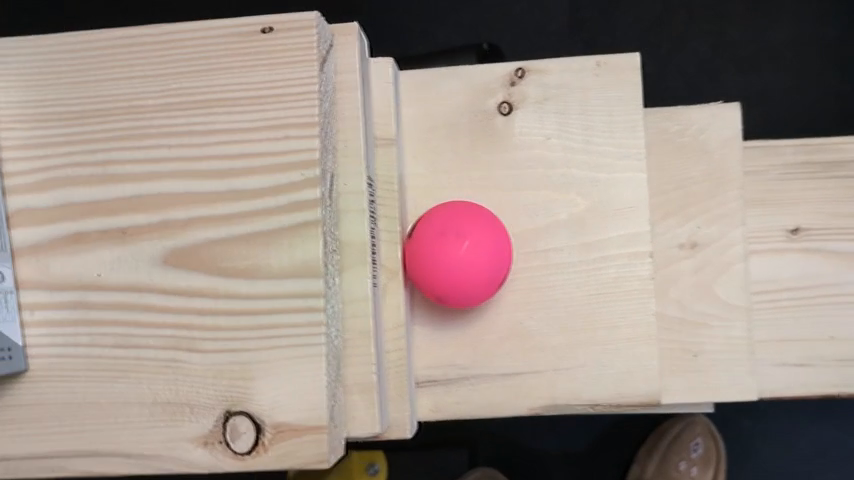
#> input picture frame 50 of Vision/performance test - 480.mp4, 854 x 480 px, given in place of test_footage - 3.mp4, which was not available
$ python vision_debug_report_data.py
#> lines starting #> are read from the running program, lines starting #| are printed output that depends on the picture; after the words box and inside, x2 and y2 are one past the last pixel; in counts of white or black regions, pixels touching at a corner belong together; long printed decimals are rounded; pictures that were not available may be replaced by others from this repository, and a replacement may not be noted
### vision_utilities.py
import cv2
import math


def nothing(x):
    pass


def contour_center(contour) -> tuple[int, int]:

    moments: dict[str, float] = cv2.moments(contour)

    if moments["m00"] == 0:
        return 0, 0

    return int(moments["m10"] / moments["m00"]), int(moments["m01"] / moments["m00"])

def point_distance(a: tuple[float, float, float], b: tuple[float, float, float]):
    return math.sqrt( (a[0] - b[0])**2 + (a[1] - b[1])**2 + (a[2] - b[2])**2 )

### vision_debug_report_data.py
from camera_constants import *
import cv2
import math
import numpy
import sys
import time
import vision_utilities

SAVE_VIDEO: bool = True


# changes
# Initialize Cameras
video = cv2.VideoCapture('Vision/test_footage - 3.mp4')
if not video.isOpened:
    print("could not open file")
    sys.exit()
video.set(cv2.CAP_PROP_POS_FRAMES, 50)

if (SAVE_VIDEO):
    fourcc = cv2.VideoWriter_fourcc(*'XVID')
    video_output = cv2.VideoWriter('output.avi', fourcc, 30, (DEBUG_STERO_HORIZONTAL_RESOLUTION, DEBUG_VERTICAL_RESOLUTION * 2))
    if not video_output.isOpened():
        print("VideoWriter failed to open")
        sys.exit()

# Initialize Sliders
cv2.namedWindow("Window")
cv2.createTrackbar("minimum hue", "Window", lower_bound[0], 179, vision_utilities.nothing)
cv2.createTrackbar("maximum hue", "Window", upper_bound[0], 179, vision_utilities.nothing)
cv2.createTrackbar("minimum saturation", "Window", lower_bound[1], 255, vision_utilities.nothing)
cv2.createTrackbar("maximum saturation", "Window", upper_bound[1], 255, vision_utilities.nothing)
cv2.createTrackbar("minimum value", "Window", lower_bound[2], 255, vision_utilities.nothing)
cv2.createTrackbar("maximum value", "Window", upper_bound[2], 255, vision_utilities.nothing)

last_ball_position: tuple[float, float, float] = (0, 0, 0)
frames_since_big_move: int = 100000


# (X, Y, Z)
# When looking down the rink from behind the net
# - X is left and right
#    - X0 is centered on the net
# - Y is is up and down (distance from the ground plane)
#    - Y0 is on the ice
# - Z is forwards and backwards (down the ice)
#    - Z0 is on the outer goal line
def get_ball_position() -> tuple[int, int, int, bool] | None:

    global last_ball_position
    global frames_since_big_move

    left_camera_coords: tuple[int, int] | None
    right_camera_coords: tuple[int, int] | None
    (left_camera_coords, right_camera_coords) = get_ball_camera_coords()

    if left_camera_coords == None or right_camera_coords == None:
        return None

    print((left_camera_coords, right_camera_coords))

    ball_position = trigonometry(left_camera_coords, right_camera_coords)

    if vision_utilities.point_distance(ball_position, last_ball_position) > LARGE_MOVE_THRESHOLD:
        frames_since_big_move = 0
    else:
        frames_since_big_move += 1

    position_consistent: bool = frames_since_big_move >= POSITION_CONSISTENCY_THRESHOLD

    print(ball_position)
    return (ball_position[0], ball_position[1], ball_position[2], position_consistent)


def get_ball_camera_coords() -> tuple[tuple[int, int] | None, tuple[int, int] | None]:

    global lower_bound
    global upper_bound

    lower_bound[0] = cv2.getTrackbarPos("minimum hue", "Window")
    upper_bound[0] = cv2.getTrackbarPos("maximum hue", "Window")
    lower_bound[1] = cv2.getTrackbarPos("minimum saturation", "Window")
    upper_bound[1] = cv2.getTrackbarPos("maximum saturation", "Window")
    lower_bound[2] = cv2.getTrackbarPos("minimum value", "Window")
    upper_bound[2] = cv2.getTrackbarPos("maximum value", "Window")

    success, frame = video.read()
#> frame is the input picture: shape (480, 854, 3); mean B, G, R 136.8, 145.1, 159.3
    if not success:
        print("could not read frame")
        #video.set(cv2.CAP_PROP_POS_FRAMES, 0)
        video.release()
        video_output.release()
        cv2.destroyAllWindows()
        return (None, None)

    frame = cv2.resize(frame, (DEBUG_STERO_HORIZONTAL_RESOLUTION, DEBUG_VERTICAL_RESOLUTION))
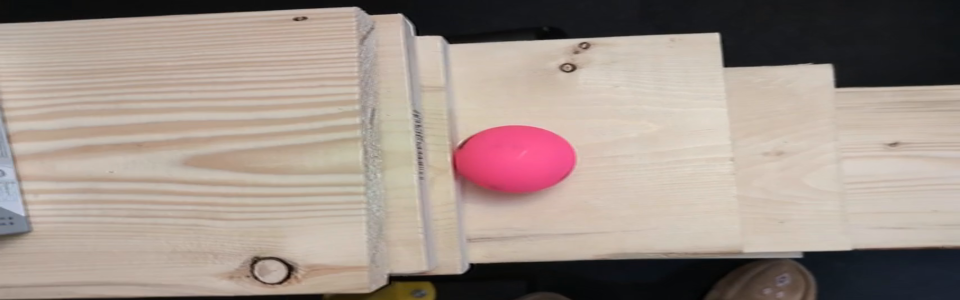
#> frame: shape (600, 1920, 3) (shown at 1/2 size); mean B, G, R 136.7, 145, 159.3

    hsv = cv2.cvtColor(frame, cv2.COLOR_RGB2HSV)
#> hsv: shape (600, 1920, 3); mean H, S, V 90.6, 42.8, 160.3
    mask = cv2.inRange(hsv, lower_bound, upper_bound)
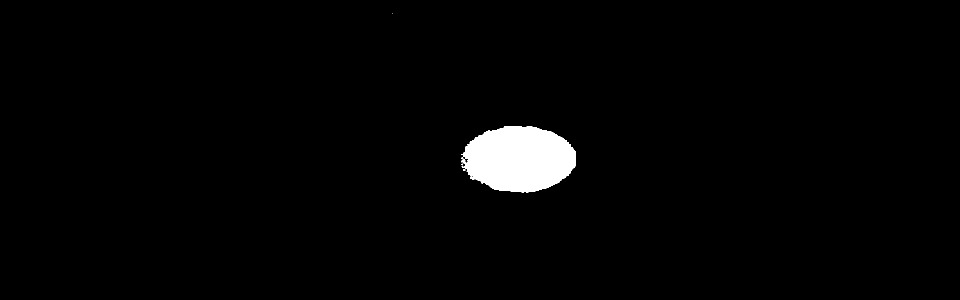
#> mask: shape (600, 1920) (shown at 1/2 size); 2% white; 6 white regions (5 under 20 px)

    left_contours, _ = cv2.findContours(mask[:, :DEBUG_HORIZONTAL_RESOLUTION], cv2.RETR_EXTERNAL, cv2.CHAIN_APPROX_SIMPLE)
#> left_contours = 5 contours, 4 with area under 20; largest, box (x1, y1, x2, y2) and area: (922, 270, 960, 362) 2140
    right_contours, _ = cv2.findContours(mask[:, DEBUG_HORIZONTAL_RESOLUTION:DEBUG_STERO_HORIZONTAL_RESOLUTION], cv2.RETR_EXTERNAL, cv2.CHAIN_APPROX_SIMPLE)
#> right_contours = 2 contours, 1 with area under 20; largest, box (x1, y1, x2, y2) and area: (0, 253, 191, 385) 20738

    if len(left_contours) == 0 or len(right_contours) == 0:
        print("no ball found")
        return (None, None)

    largest_left_contour = max(left_contours, key = cv2.contourArea)
#> largest_left_contour = contour of 122 points, box (x1, y1, x2, y2) (922, 270, 960, 362), area 2140
    left_center = vision_utilities.contour_center(largest_left_contour)
#> in contour_center, `moments: dict[str, float] = cv2.moments(contour)`: moments = moments, m00 2140, centre m10/m00, m01/m00 = (945.4, 317.3)
#> left_center = (945, 317)
    largest_right_contour = max(right_contours, key = cv2.contourArea)
#> largest_right_contour = contour of 218 points, box (x1, y1, x2, y2) (0, 253, 191, 385), area 20738
    right_center = vision_utilities.contour_center(largest_right_contour)
#> right_center = (88, 317)

    if cv2.contourArea(largest_left_contour) < MINIMUM_CONTOUR_AREA or cv2.contourArea(largest_right_contour) < MINIMUM_CONTOUR_AREA:
        return (None, None)

    # tool slow, trying without
    # Colorize mask, indicate center, combine into a single frame
    colorized_mask = cv2.cvtColor(mask, cv2.COLOR_GRAY2BGR)
#> colorized_mask: shape (600, 1920, 3); 2% white; 6 white regions (5 under 20 px), largest, box (x1, y1, x2, y2) and area: (922, 253, 1151, 385) 23253
    cv2.circle(colorized_mask, left_center, 5, (0, 0, 255), -1)
#> colorized_mask: shape (600, 1920, 3); mean B, G, R 5.1, 5.1, 5.1
    cv2.circle(colorized_mask, right_center + numpy.array([DEBUG_HORIZONTAL_RESOLUTION, 0]), 5, (0, 0, 255), -1)
#> colorized_mask: shape (600, 1920, 3); mean B, G, R 5.1, 5.1, 5.1
    combined = numpy.vstack((frame, colorized_mask))
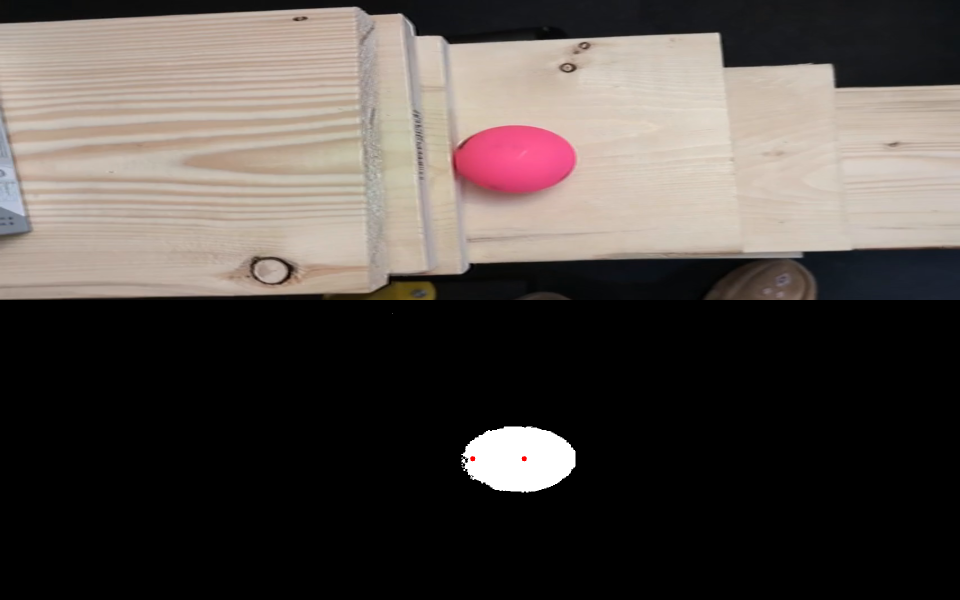
#> combined: shape (1200, 1920, 3) (shown at 1/2 size); mean B, G, R 70.9, 75.1, 82.2
#> in get_ball_position, `(left_camera_coords, right_camera_coords) = get_ball_camera_coords()`: left_camera_coords = (945, 317); right_camera_coords = (88, 317)
#| ((945, 317), (88, 317))
    cv2.imshow("Window", combined)
    video_output.write(combined)

    # Iindicate center, draw
    #cv2.circle(mask, left_center, 5, (0, 0, 255), -1)
    #cv2.circle(mask, right_center + numpy.array([DEBUG_HORIZONTAL_RESOLUTION, 0]), 5, (0, 0, 255), -1)
    #cv2.imshow("Window", mask)

    return (left_center, right_center)


def trigonometry(left_camera_coords: tuple[int, int], right_camera_coords: tuple[int, int]) -> tuple[float, float, float]:

    # positive longitudinal angle points down ice (away from goalie) ??
    # positive lateral angle points to the right

#> called with left_camera_coords = (945, 317), right_camera_coords = (88, 317)
    left_lens_longitudinal_angle: float = math.atan2((left_camera_coords[0] - DEBUG_HORIZONTAL_CENTER) * PIXEL_SIZE_DEBUG, FOCAL_LENGTH)
#> left_lens_longitudinal_angle = 0.66
    left_lens_lateral_angle: float = math.atan2((left_camera_coords[1] - DEBUG_VERITCAL_CENTER) * PIXEL_SIZE_DEBUG, FOCAL_LENGTH)
#> left_lens_lateral_angle = 0.0292

    right_lens_longitudinal_angle: float = math.atan2(-(right_camera_coords[0] - DEBUG_HORIZONTAL_CENTER) * PIXEL_SIZE_DEBUG, FOCAL_LENGTH)
#> right_lens_longitudinal_angle = 0.578
    right_lens_lateral_angle: float = math.atan2(-(right_camera_coords[1] - DEBUG_VERITCAL_CENTER) * PIXEL_SIZE_DEBUG, FOCAL_LENGTH)
#> right_lens_lateral_angle = -0.0292

    print(f"left_lens_lateral_angle {left_lens_lateral_angle}")
#| left_lens_lateral_angle 0.02916
    print(f"right_lens_lateral_angle {right_lens_lateral_angle}")
#| right_lens_lateral_angle -0.02916

    left_lateral_angle: float = math.pi / 2 - left_lens_lateral_angle - CAMERA_TILT_LEFT
#> left_lateral_angle = 1.48
    right_lateral_angle: float = math.pi / 2 + right_lens_lateral_angle - CAMERA_TILT_LEFT
#> right_lateral_angle = 1.48
    point_lateral_angle: float = math.pi - left_lateral_angle - right_lateral_angle
#> point_lateral_angle = 0.186

    print(f"point_lateral_angle {point_lateral_angle}")
#| point_lateral_angle 0.1863

    left_camera_distance: float = (INTER_LENS_DISTANCE / math.sin(point_lateral_angle)) * math.sin(right_lateral_angle) # sine law
#> left_camera_distance = 1.66

    print(f"left_camera_distance {left_camera_distance}")
#| left_camera_distance 1.655

    average_longitudinal_angle: float = (left_lens_longitudinal_angle + right_lens_longitudinal_angle) / 2
#> average_longitudinal_angle = 0.619
    if math.fabs(left_lens_longitudinal_angle - right_lens_longitudinal_angle) > math.degrees(5):
        print("something fishy, these two should be quite similar")

    print(f"average_longitudinal_angle {average_longitudinal_angle}")
#| average_longitudinal_angle 0.619

    x_from_left_camera: float = math.cos(left_lateral_angle) * left_camera_distance
#> x_from_left_camera = 0.154
    yz_hypotenuse_from_left_camera: float = math.sin(left_lateral_angle) * left_camera_distance
#> yz_hypotenuse_from_left_camera = 1.65
    y_from_left_camera: float = -math.cos(average_longitudinal_angle) * yz_hypotenuse_from_left_camera
#> y_from_left_camera = -1.34
    z_from_left_camera: float = math.sin(average_longitudinal_angle) * yz_hypotenuse_from_left_camera
#> z_from_left_camera = 0.956

    ball_position: tuple[float, float, float] = (
        x_from_left_camera + LEFT_CAMERA_POSITION[0],
        y_from_left_camera + LEFT_CAMERA_POSITION[1],
        z_from_left_camera + LEFT_CAMERA_POSITION[2]
    )
#> ball_position = (0.00175, 0.739, 2.69)

    return ball_position


def main():

    #last_time: float = time.time()

    while True:
        get_ball_position()
#> in get_ball_position, `frames_since_big_move = 0`: frames_since_big_move = 0
#> in get_ball_position, `position_consistent: bool = frames_since_big_move >= POSITION_CONSISTE..`: position_consistent = False
#| (0.00175, 0.7395, 2.689)

        if cv2.waitKey(0) & 0xFF == ord('q'):
#> (key q is pressed here)
            break

    video.release()
    video_output.release()
    cv2.destroyAllWindows()

    print("video_output released")

    return

if __name__ == "__main__":
    main()
